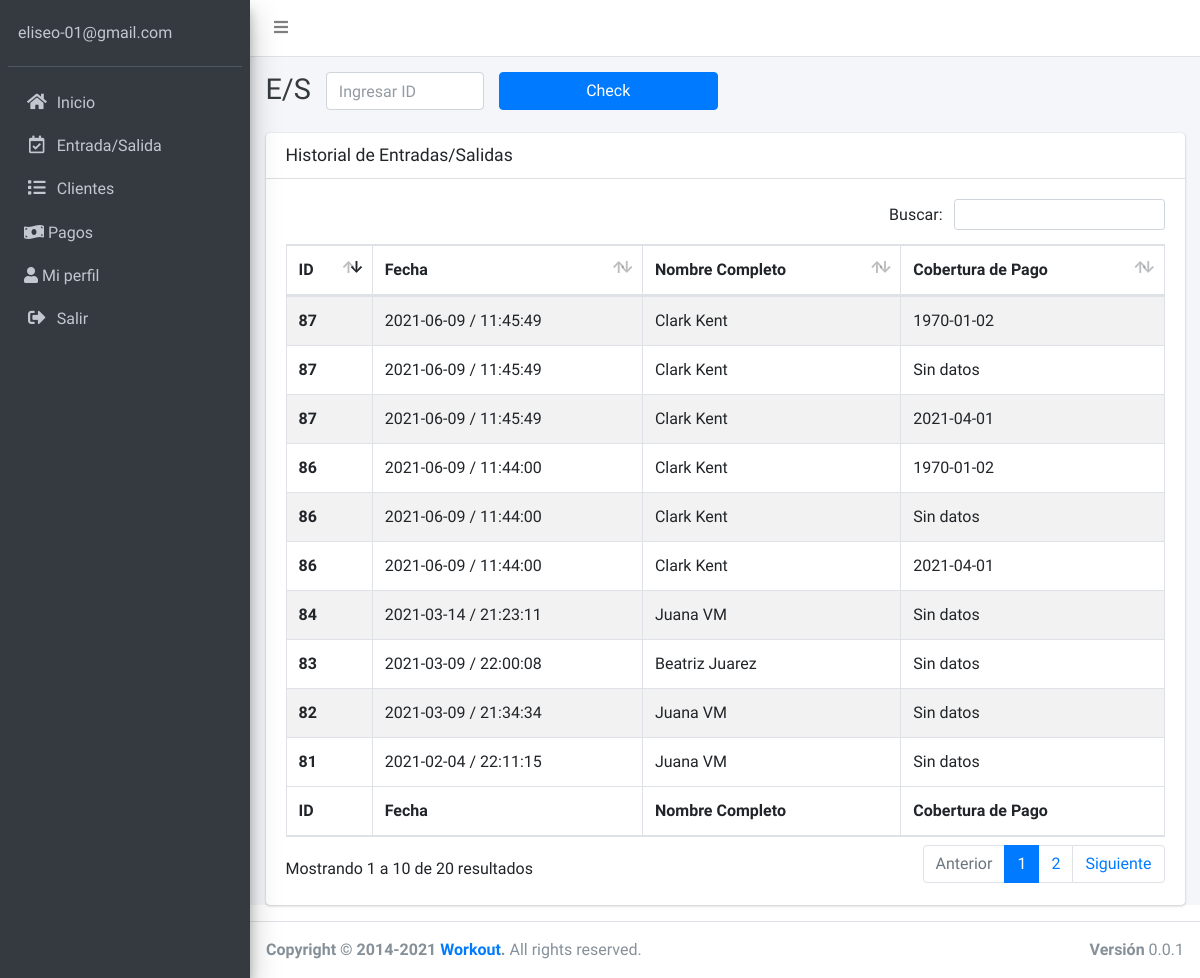
The page /admin/pages/entrada-salida.php (signed in) on the database its author committed.
### tables this page shows
CREATE TABLE `entrada_salida` (
  `id_entrada_salida` int(11) NOT NULL,
  `cliente_entrada_salida` int(11) NOT NULL,
  `fecha_entrada_salida` date NOT NULL,
  `e_s` time NOT NULL
);

CREATE TABLE `cliente` (
  `id_cliente` int(11) NOT NULL,
  `nombre_cliente` varchar(60) NOT NULL,
  `apellido_cliente` varchar(60) NOT NULL,
  `sexo_cliente` varchar(10) NOT NULL,
  `email_cliente` varchar(60) NOT NULL,
  `fecha_nacimiento_cliente` date NOT NULL,
  `telefono_cliente` varchar(15) NOT NULL,
  `estado_cliente` tinyint(4) NOT NULL DEFAULT 1,
  `gimnasio_cliente` int(11) NOT NULL,
  `url_imagen_cliente` varchar(100) NOT NULL,
  `fecha_creacion_cliente` date DEFAULT NULL
);

### admin/pages/entrada-salida.php (the view, shortened to what this page needs)
<?php
include 'funciones/funciones.php';
include 'templates/header.php';
include 'templates/barra-superior.php';
include 'templates/barra-lateral.php';
$id = $_SESSION['id'];
?>
  <div class="content-wrapper">
    <div class="content-header">
      <div class="container-fluid">
        <div class="row mb-2">
          <div class="col-sm-12">
            <form name="guardar-registro-entrada-salida" id="guardar-registro-entrada-salida" method="POST" action="modelo-entrada-salida.php" data-aos="fade">
              <div class="row">
                <div class="col-3">
                  <div class="row">
                    <div class="col-md-auto">
                      <h1 class="m-0 text-dark">E/S</h1>
                    </div>
                    <div class="col">
                      <input type="text" class="form-control" name="id_entrada_salida" id="id_entrada_salida" placeholder="Ingresar ID">
                    </div>
                  </div>
                </div>
                <div class="col-3">
                  <input type="submit" class="btn btn-block btn-primary" id="" value="Check">
                </div>
                </div>
              </form>
          </div>
        </div>
      </div>
    </div>
    <section class="content">
      <div class="container-fluid">
        <div class="card">
          <div class="card-header">
            <h3 class="card-title">Historial de Entradas/Salidas</h3>
          </div>
          <div class="card-body">
            <table id="registros-entrada-salida" class="table table-bordered table-striped">
              <thead>
              <tr>
                <th>ID</th>
                <th>Fecha</th>
                <th>Nombre Completo</th>
                <th>Cobertura de Pago</th>
              </tr>
              </thead>
              <tbody>
                <?php
                try {
                  $sql = "SELECT ";
                  $sql .= " es.id_entrada_salida AS 'id_entrada_salida', ";
                  $sql .= " es.fecha_entrada_salida AS 'f_entrada_salida', ";
                  $sql .= " es.e_s AS 'h_entrada_salida', ";
                  $sql .= " c.id_cliente AS 'id_cliente', ";
                  $sql .= " c.nombre_cliente AS 'nombre_cliente', ";
                  $sql .= " c.apellido_cliente AS 'apellido_cliente', ";
                  $sql .= " c.gimnasio_cliente AS 'gimnasio_cliente', ";
                  $sql .= " IFNULL(p.id_pago, 'Sin datos') AS 'id_pago', ";
                  $sql .= " IFNULL(p.nombre_cliente_pago, 'Sin datos') AS 'id_cliente_en_el_pago', ";
                  $sql .= " IFNULL(p.cobertura_pago, 'Sin datos') AS 'cobertura_pago', ";
                  $sql .= " IFNULL(p.pago, 'Sin datos') AS 'pago', ";
                  $sql .= " IFNULL(p.fecha_creacion_pago, 'Sin datos') AS 'fecha_pago' ";
                  $sql .= " FROM entrada_salida es ";
                  $sql .= " LEFT JOIN cliente c ";
                  $sql .= " ON es.cliente_entrada_salida = c.id_cliente ";
                  $sql .= " LEFT JOIN pago p ";
                  $sql .= " ON c.id_cliente = p.nombre_cliente_pago ";
                  $sql .= " WHERE c.gimnasio_cliente = $id ";
                  $sql .= " ORDER BY es.id_entrada_salida DESC ";
                  $resultado = $conn->query($sql);
                } catch (Exception $e) {
                  $error = $e->getMessage();
                  echo $error;
                }
                while($entrada_salida = $resultado->fetch_assoc()) { ?>
                  <tr>
                    <th><?php echo $entrada_salida['id_entrada_salida']; ?></th>
                    <td><?php echo $entrada_salida['f_entrada_salida'] . ' / ' . $entrada_salida['h_entrada_salida']; ?></td>
                    <td><?php echo $entrada_salida['nombre_cliente'] . ' ' . $entrada_salida['apellido_cliente']; ?></td>
                    <td><?php echo $entrada_salida['cobertura_pago']; ?></td>
                  </tr>
                <?php } ?>
              </tbody>
              <tfoot>
              <tr>
                <th>ID</th>
                <th>Fecha</th>
                <th>Nombre Completo</th>
                <th>Cobertura de Pago</th>
              </tr>
              </tfoot>
            </table>
          </div>
        </div>
      </div>
    </section>
  </div>
<?php
include 'templates/footer.php';
?>

### rows shown on the page
entrada_salida: id_entrada_salida "87", fecha_entrada_salida "2021-06-09", e_s "11:45:49", cliente_entrada_salida.nombre_cliente "Clark", cliente_entrada_salida.apellido_cliente "Kent", cobertura_pago "1970-01-02", cobertura_pago "Sin datos", cobertura_pago "2021-04-01"
entrada_salida: id_entrada_salida "86", fecha_entrada_salida "2021-06-09", e_s "11:44:00", cliente_entrada_salida.nombre_cliente "Clark", cliente_entrada_salida.apellido_cliente "Kent", cobertura_pago "1970-01-02", cobertura_pago "Sin datos", cobertura_pago "2021-04-01"
entrada_salida: id_entrada_salida "84", fecha_entrada_salida "2021-03-14", e_s "21:23:11", cliente_entrada_salida.nombre_cliente "Juana", cliente_entrada_salida.apellido_cliente "VM", cobertura_pago "Sin datos"
entrada_salida: id_entrada_salida "83", fecha_entrada_salida "2021-03-09", e_s "22:00:08", cliente_entrada_salida.nombre_cliente "Beatriz", cliente_entrada_salida.apellido_cliente "Juarez", cobertura_pago "Sin datos"
entrada_salida: id_entrada_salida "82", fecha_entrada_salida "2021-03-09", e_s "21:34:34", cliente_entrada_salida.nombre_cliente "Juana", cliente_entrada_salida.apellido_cliente "VM", cobertura_pago "Sin datos"
entrada_salida: id_entrada_salida "81", fecha_entrada_salida "2021-02-04", e_s "22:11:15", cliente_entrada_salida.nombre_cliente "Juana", cliente_entrada_salida.apellido_cliente "VM", cobertura_pago "Sin datos"

### other values the page prints
$_SESSION['email'] "eliseo-01@gmail.com"
